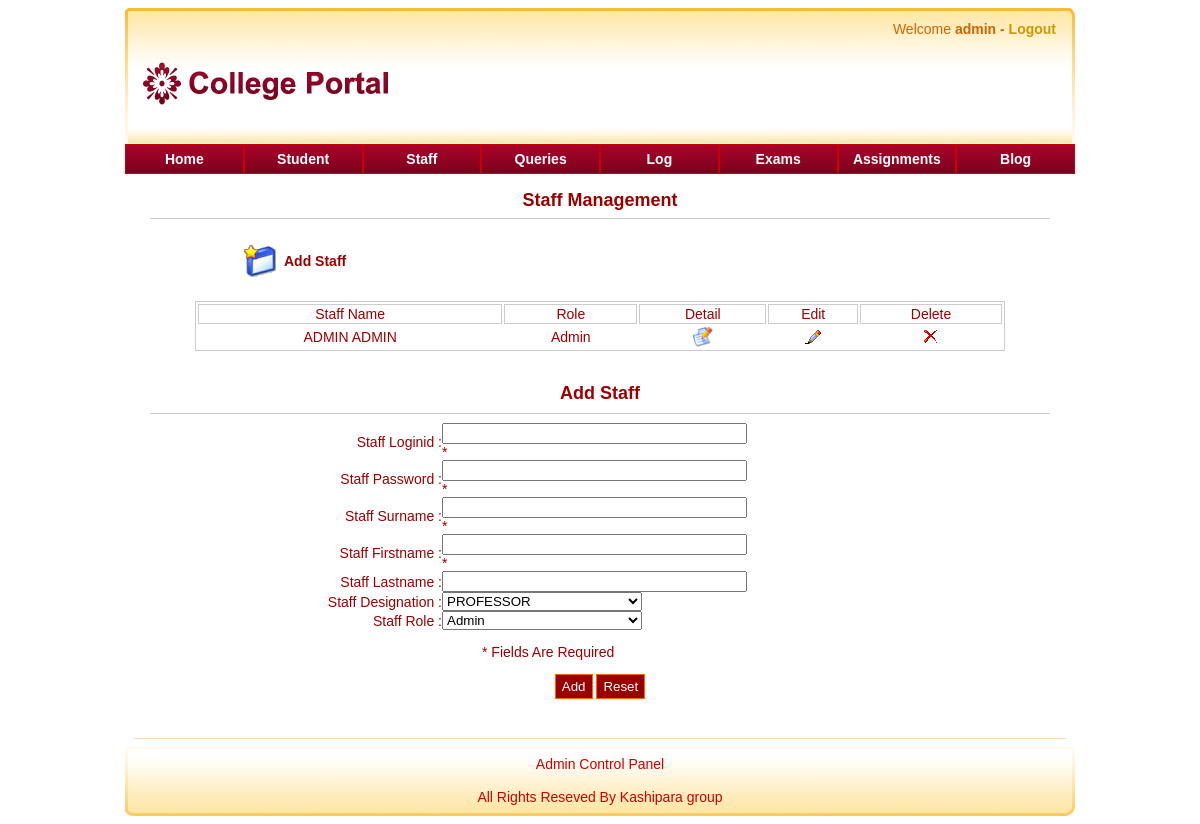
Page /admin/staff.php (signed in) on the committed database.
### tables this page shows
CREATE TABLE `staff` (
  `staffid` int(11) NOT NULL auto_increment,
  `staffsurname` varchar(20) NOT NULL,
  `stafffirstname` varchar(20) NOT NULL,
  `stafflastname` varchar(20) NOT NULL,
  `staffdesignation` varchar(20) NOT NULL,
  `staffloginid` varchar(20) NOT NULL,
  `staffpassword` varchar(20) NOT NULL,
  `staffrole` varchar(20) NOT NULL,
  `staffimg` varchar(50) NOT NULL,
  `staffqualification` varchar(50) NOT NULL,
  `staffcertification` varchar(50) NOT NULL,
  `staffexperience` varchar(50) NOT NULL,
  `staffemail` varchar(20) NOT NULL,
  `staffhobby` varchar(30) NOT NULL,
  PRIMARY KEY  (`staffloginid`),
  UNIQUE KEY `staffid` (`staffid`)
);

### admin/staff.php (the view, shortened to what this page needs)
<!DOCTYPE html PUBLIC "-//W3C//DTD XHTML 1.0 Transitional//EN" "http://www.w3.org/TR/xhtml1/DTD/xhtml1-transitional.dtd">
<html xmlns="http://www.w3.org/1999/xhtml">
<head>
<link href="style.css" rel="stylesheet" type="text/css" />
<link href="SpryAssets/SpryValidationTextField.css" rel="stylesheet" type="text/css" />
</head>
<body>
<table width="100%" border="0" align="center" cellpadding="0" cellspacing="0" id="main">
  <tr>
    <td id="top"><table width="100%" height="32" border="0" cellpadding="0" cellspacing="0">
      <tr>
        <td width="98%"><div align="right">Welcome <strong><? echo $_SESSION['cuser']; ?> - <a href="./logout.php">Logout</a></strong></div></td>
        <td width="2%">&nbsp;</td>
      </tr>
    </table></td>
  </tr>
  <tr>
    <td id="head">&nbsp;</td>
  </tr>
  <tr>
    <td id="menu"><? include("menu.php"); ?></td>
  </tr>
  <tr>
    <td id="mid" valign="top"><table width="900" border="0" align="center" cellpadding="0" cellspacing="0">
      <tr>
        <td colspan="3">&nbsp;</td>
      </tr>
      <tr>
        <td colspan="3" id="head_txt"><div align="center">Staff Management</div></td>
      </tr>
      <tr>
        <td colspan="3"><hr color="#CCCCCC" size="1px"></td>
      </tr>
      <tr>
        <td colspan="3">&nbsp;</td>
      </tr>
      <tr>
        <td>&nbsp;</td>
        <td width="43" valign="middle"><div align="left" style="margin:3px"><a href="#add" style="text-decoration:none; color:#990000"><img src="images/add_item.png" alt="Add" border="0"></a></div></td>
        <td width="766" valign="middle"><div align="left"><a href="#add" style="text-decoration:none; color:#990000"><strong>Add Staff</strong></a></div></td>
      </tr>
      <tr>
        <td colspan="3"></td>
      </tr>
      <tr>
        <td colspan="3">&nbsp;</td>
      </tr>
      <tr>
        <td colspan="3"><div align="center">
        <?
			echo"<table border=0 id=border width=90%><tr><td id=border align=center>Staff Name</td><td id=border align=center>Role</td><td id=border align=center>Detail</td><td id=border align=center>Edit</td><td id=border align=center>Delete</td></tr>";
			$result=mysql_query("select * from staff order by staffsurname");
			while($row=mysql_fetch_array($result))
			{
				echo"<tr><td align=center>".$row['staffsurname']." ".$row['stafffirstname']."</td><td align=center>".$row['staffrole']."</td><td align=center><a href=./staff_detail.php?id=".$row['staffid']."><img src=./images/detail_item.png alt=Detail border=0></a></td><td align=center><a href=./staff_edit.php?id=".$row['staffid']."><img src=./images/edit_item.png alt=Edit border=0></a></td><td align=center><a href=./staff_del.php?id=".$row['staffid']."><img src=./images/del_item.png alt=Delete border=0></a></td></tr>";
			}
			echo"</table>"
		?>
        </div></td>
      </tr>
      <tr>
        <td width="91">&nbsp;</td>
        <td colspan="2">&nbsp;</td>
      </tr>
      <tr>
        <td colspan="3">
        <a name="add">
  <form action="./staff_add_db.php" method="post" name="form1" id="form1"  >
    <table width="900" height="313" border="0" align="center" cellpadding="0" cellspacing="0">
      <tr>
        <td colspan="3" id="head_txt2">&nbsp;</td>
      </tr>
      <tr>
        <td colspan="3" id="head_txt">Add Staff</td>
        </tr>
      <tr>
        <td colspan="3" id="head_txt"><hr color="#CCCCCC" size="1px"></td>
        </tr>
      <tr>
        <td height="22"><div align="right" class="style1">Staff Loginid : </div></td>
        <td><div align="left">
                <span id="sprytextfield4">
                <input name="loginid" type="text" id="textfield4" size="35" onblur="chk_login(this)" />
                </span>*       </div></td>
        <td><input name="valid" type="text" id="textfield" size="35"  style="border:solid 1px #FFFFFF;" readonly="readonly" /></td>
      </tr>
      <tr>
        <td><div align="right" class="style1">Staff Password : </div></td>
        <td><div align="left">
            <span id="sprytextfield1">
            <label>
            <input name="password" type="password" id="textfield5" size="35" onblur="chk_fld()" />
            </label>
            </span>*</div></td>
        <td>&nbsp;</td>
      </tr>
      <tr>
        <td width="401"><div align="right" class="style1">Staff Surname : </div></td>
        <td width="287"><div align="left">
            <span id="sprytextfield2">
            <label>
            <input name="surname" type="text" size="35" />
            </label>
            </span>          *</div></td>
        <td width="212">&nbsp;</td>
      </tr>
      <tr>
        <td><div align="right" class="style1">Staff Firstname : </div></td>
        <td><div align="left">
          <span id="sprytextfield3">
          <label>
          <input name="firstname" type="text" id="textfield2" size="35" />
          </label>
          </span>        *</div></td>
        <td>&nbsp;</td>
      </tr>
      <tr>
        <td><div align="right" class="style1">Staff Lastname : </div></td>
        <td><div align="left">
          <label>
          <input name="lastname" type="text" id="textfield3" size="35" />
          </label>
        </div></td>
        <td>&nbsp;</td>
      </tr>
      <tr>
        <td><div align="right" class="style1">Staff Designation : </div></td>
        <td><div align="left">
          <label>
          <select name="designation" id="select" style="width:200px;">
            <option value="PROFESSOR" selected="selected">PROFESSOR</option>
          </select>
          </label>
        </div></td>
        <td>&nbsp;</td>
      </tr>
      <tr>
        <td><div align="right" class="style1">Staff Role : </div></td>
        <td><div align="left">
          <label>
          <select name="role" id="select2" style="width:200px;">
            <option value="Admin">Admin</option>
                    </select>
          </label>
        </div></td>
        <td>&nbsp;</td>
      </tr>
      <tr>
        <td height="27">&nbsp;</td>
        <td><blockquote>
          <p>* Fields Are Required</p>
        </blockquote></td>
        <td>&nbsp;</td>
      </tr>
      <tr>
        <td colspan="3"><div align="center">
          <label>
          <input type="submit" name="button" id="but_sub" value="Add" onclick="return chk_frm(this)" />
          </label>
          <label>
          <input type="reset" name="button2" id="but_sub" value="Reset" />
          </label>
        </div></td>
        </tr>
      <tr>
        <td>&nbsp;</td>
        <td>&nbsp;</td>
        <td>&nbsp;</td>
      </tr>
    </table>
    </form>
	   </td>
      </tr>
      <tr>
        <td colspan="3">&nbsp;</td>
      </tr>
    </table></td>
  </tr>
  <tr>
    <td><hr color="#FFDCB9" size="1px" width="98%"></td>
  </tr>
    <tr>
    <td id="footer"><? include("./footer.php"); ?></td>
  </tr>
</table>
</body>
</html>

### admin/style.css (style rules this page uses)
body { background:#FFFFFF; text-align:center; font-size:14px; top:0; left:0; font-family:Arial, Helvetica, sans-serif; color:#990000; }
#main { width:950px; text-align: left; }
#top { width:950px; background:url('images/top.gif') no-repeat; height:41px; color:#CC6600 }
#top a { color:#CC9900; text-decoration:none; }
#head { background:url('images/head.gif') no-repeat; height:95px }
#menu { background:url('images/menu.gif') repeat-x; color:#FFFFFF; height:30px }
#footer { background:url('images/footer.jpg') no-repeat; height:70px; text-align:center; color:#CC0000; font-size:14px }
#but_sub { background-color:#990000; color:#FFFFFF; border:solid 1px #FF6600; height:25px; }
#border { border:solid 1px #CCCCCC; }
#head_txt { color:#990000; font-size:18px; font-weight:bold; text-align:center; }

### rows in the picture
staff: staffsurname "ADMIN", stafffirstname "ADMIN", staffrole "Admin"

### other values in the picture
$_SESSION['cuser'] "admin"
